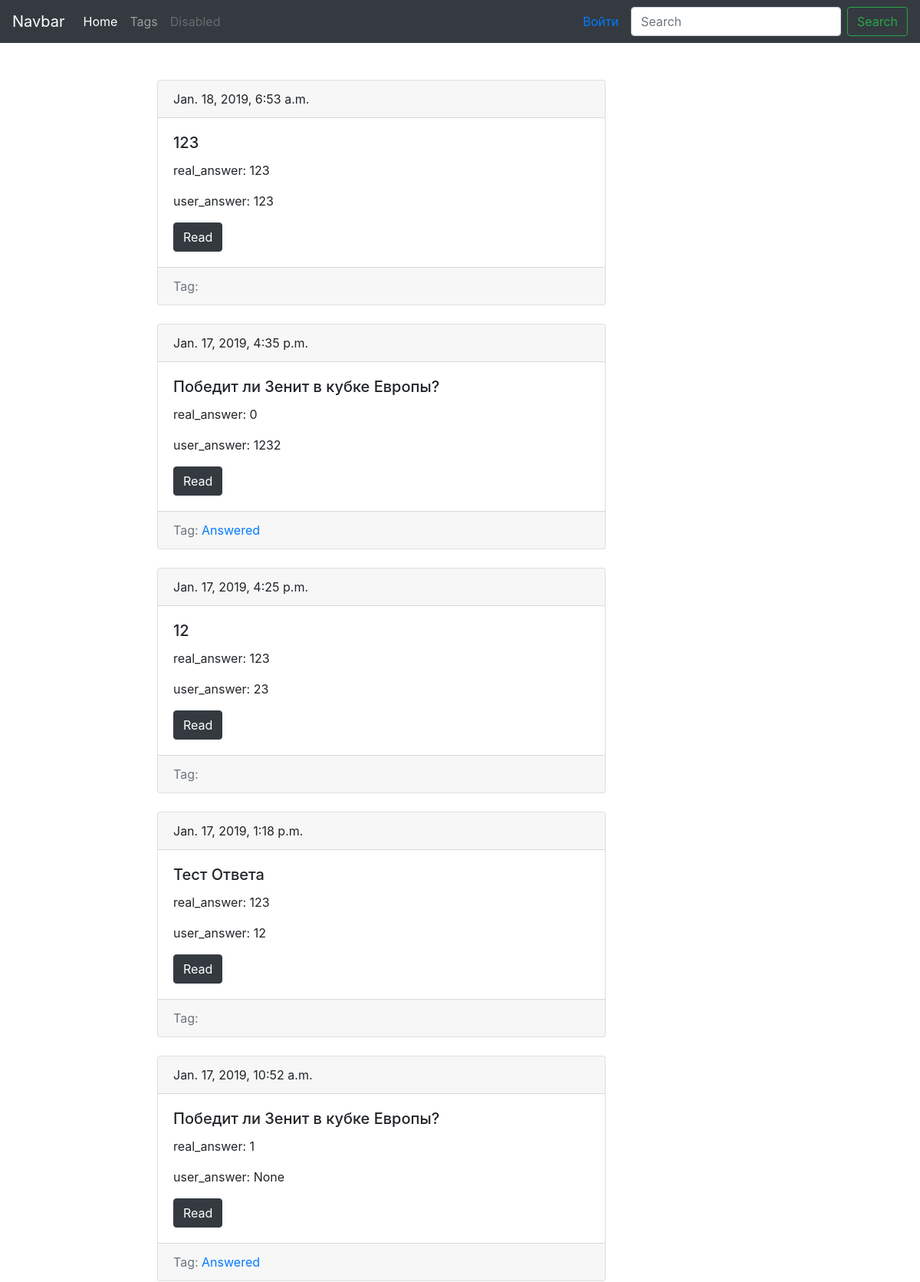
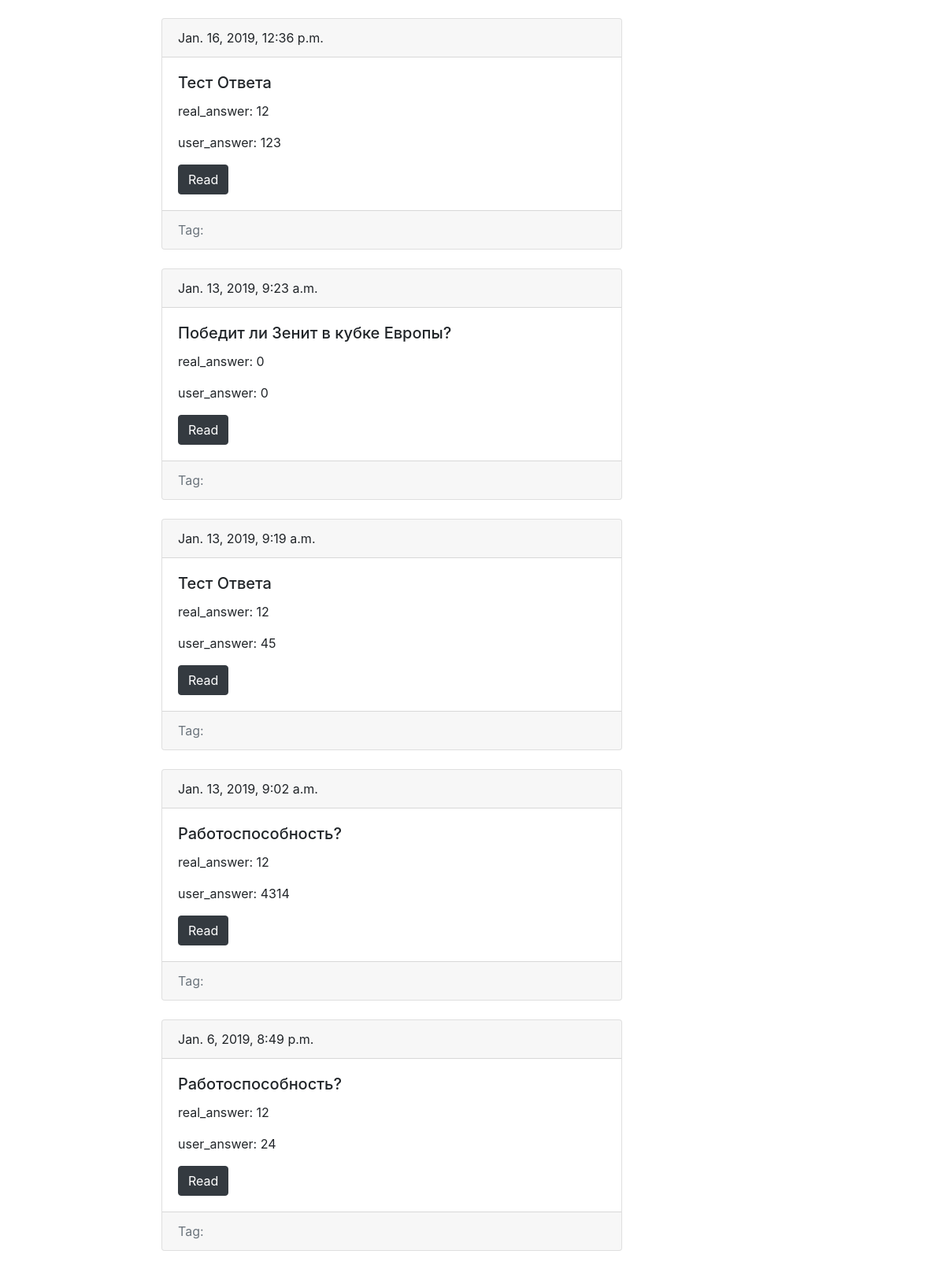
The page / (upper part) on the database its author committed (2 pictures, top to bottom).
### body/models.py (models this page shows, shortened)
class Message(models.Model):
    text = models.TextField('Сообщение', max_length=500)
    user = models.ForeignKey(User, verbose_name='Пользователь', on_delete=models.CASCADE, null=True)
    real_answer = models.TextField('real_answer', max_length=150)
    tags = models.ManyToManyField('Tag', blank=True, related_name='messages')
    date = models.DateTimeField('Дата', auto_now_add=True)
    slug = models.SlugField(max_length=150, unique=True, blank=True)
    user_answer = models.TextField('Ответ пользователя', max_length=500, null=True)
    def get_absolute_url(self):
        return reverse('message_detail_url', kwargs={'slug': self.slug})

class Tag(models.Model):
    text=models.CharField(max_length=50)
    slug=models.SlugField(max_length=50, unique=True)
    def get_absolute_url(self):
        return reverse('tag_detail_url', kwargs={'slug':self.slug})

### body/views.py (the view)
# urls.py: path('', messages_list, name='test_html'),
def messages_list(request):
    messages=Message.objects.order_by('-id')
    return render(request, 'test.html', context={'messages': messages, 'username': auth.get_user(request)})

### body/templates/test.html
{% extends 'Base.html' %}}
{% block content%}
    {% for message in messages %}
        {% include 'include/card_template.html' %}
    {% endfor%}
{% endblock %}

### body/templates/include/card_template.html
<div class="card mb-4">
    <div class="card-header">
        {{message.date}}
    </div>
    <div class="card-body">
        <h5 class="card-title">{{message.text}}</h5>
        <p class="card-text">real_answer: {{message.real_answer}}</p>
        <p class="card-text">user_answer: {{message.user_answer}}</p>
        <a href="{{message.get_absolute_url}}" class="btn btn-dark">Read</a>
    </div>
    <div class="card-footer text-muted">
        Tag:
        {% for tag in message.tags.all %}
            <a href="{{tag.get_absolute_url}}">{{tag.text}}</a>
        {% endfor %}
    </div>
</div>

### rows shown on the page
Message: date "Jan. 18, 2019, 6:53 a.m.", text "123", real_answer "123", user_answer "123"
Message: date "Jan. 17, 2019, 4:35 p.m.", text "Победит ли Зенит в кубке Европы?", real_answer "0", user_answer "1232"
Tag: text "Answered"
Message: date "Jan. 17, 2019, 4:25 p.m.", text "12", real_answer "123", user_answer "23"
Message: date "Jan. 17, 2019, 1:18 p.m.", text "Тест Ответа", real_answer "123", user_answer "12"
Message: date "Jan. 17, 2019, 10:52 a.m.", text "Победит ли Зенит в кубке Европы?", real_answer "1", user_answer "None"
Message: date "Jan. 16, 2019, 12:36 p.m.", text "Тест Ответа", real_answer "12", user_answer "123"
Message: date "Jan. 13, 2019, 9:23 a.m.", text "Победит ли Зенит в кубке Европы?", real_answer "0", user_answer "0"
Message: date "Jan. 13, 2019, 9:19 a.m.", text "Тест Ответа", real_answer "12", user_answer "45"
Message: date "Jan. 13, 2019, 9:02 a.m.", text "Работоспособность?", real_answer "12", user_answer "4314"
Message: date "Jan. 6, 2019, 8:49 p.m.", text "Работоспособность?", real_answer "12", user_answer "24"
